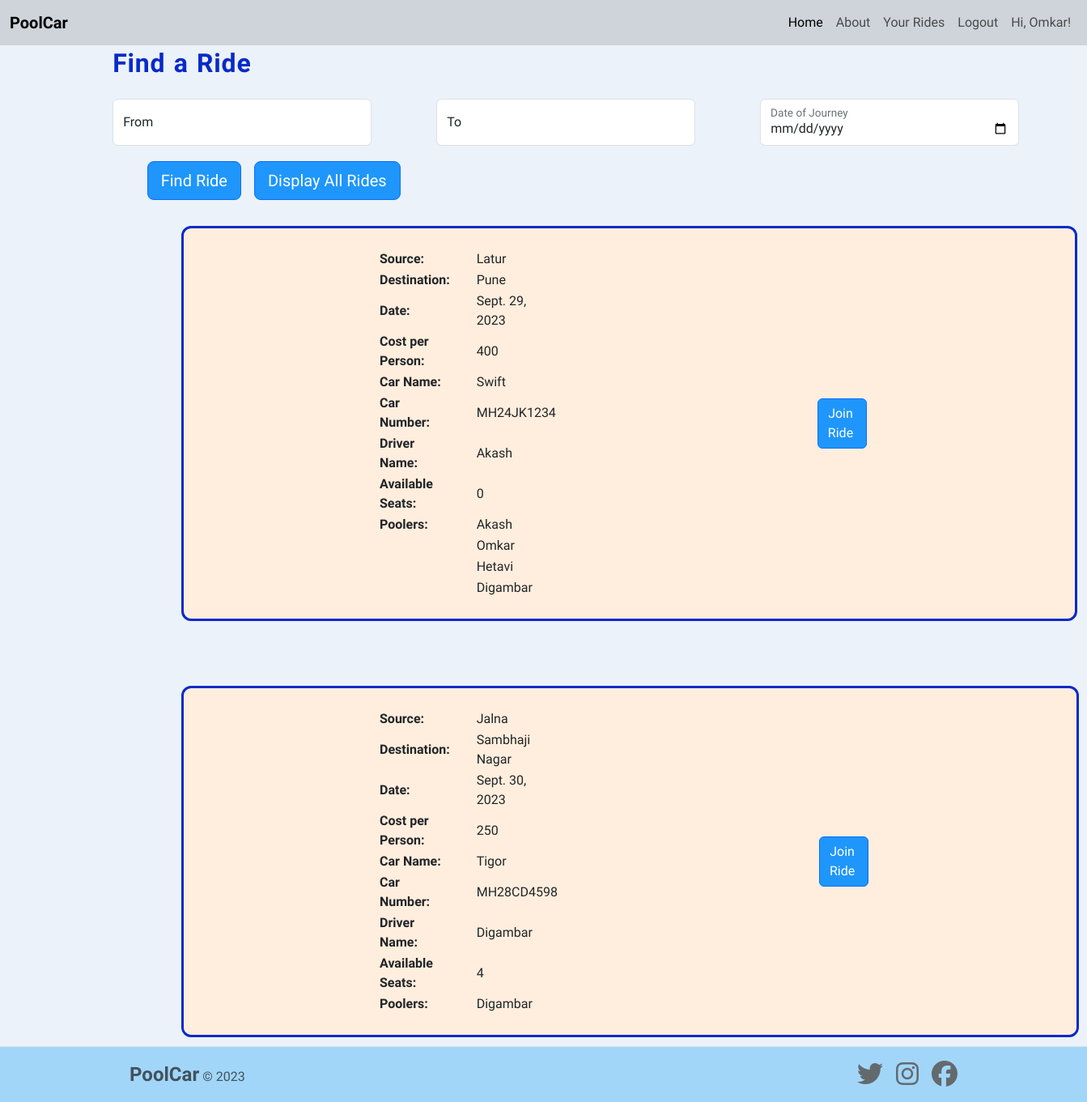
Screenshot of /search/ (signed in) with the database file from the repository.
### pool_car/models.py (models this page shows, shortened)
class Ride(models.Model):
    publisher = models.ForeignKey(
        Profile, on_delete=models.CASCADE, related_name='rides')
    journey_details = models.ForeignKey(Journey, on_delete=models.CASCADE)
    car_details = models.ForeignKey(Car, on_delete=models.CASCADE)
    driver_details = models.ForeignKey(Driver, on_delete=models.CASCADE)
    poolers = models.ManyToManyField(Profile)

class Journey(models.Model):
    source = models.CharField(max_length=100, blank=False)
    destination = models.CharField(max_length=100, blank=False)
    date_of_journey = models.DateField(blank=False)
    number_of_seats = models.IntegerField(blank=False)
    cost_per_person = models.IntegerField(blank=False)

class Car(models.Model):
    car_name = models.CharField(max_length=100, blank=False)
    vehicle_number = models.CharField(max_length=10, blank=False)

class Driver(models.Model):
    driver_name = models.CharField(max_length=100, blank=False)
    driver_licence_number = models.CharField(max_length=16, blank=False)

class Profile(models.Model):
    user = models.ForeignKey(
        User, on_delete=models.CASCADE)

### pool_car/views.py (the view)
# urls.py: path("search/", views.search, name="search-page"),
def search(request):
    user = request.user
    rides = Ride.objects.exclude(publisher__user__username=user.username)
    return render(request, "pool_car/search.html", {
        'rides': rides,
    })

### pool_car/templates/pool_car/search.html (shortened to what this page needs)
{% extends 'base.html' %}
{% load static %}
{% block css_files %}
<link rel="stylesheet" href="{% static 'pool_car/search.css' %}">
{% endblock css_files %}
{% block content %}
<div class="publish-page">
    <h2 class="publish-heading">Find a Ride</h2>
    <form class="form-floating" action="{% url 'filter-page' %}" method=GET>
    <div class="publish-form">
        <div class="form-sections">
            <div class="form-floating">
                <input type="text" class="form-control" id="source" name="source" placeholder="Source">
                <label for="source">From</label>
            </div>
            <div class="form-floating">
                <input type="text" class="form-control" id="destination" name="destination" placeholder="Destination">
                <label for="destination">To</label>
            </div>
            <div class="form-floating">
                <input type="date" class="form-control" id="journey-date" name="journey-date" placeholder="Journey Date">
                <label for="journey-date">Date of Journey</label>
            </div>
        </div>
    </div>
    <div class="publish-button-div d-flex justify-content-lg-center" style="padding-bottom: 2rem;">
            <div>
                <button class="main-btn find-btn btn btn-lg btn-primary">
                    <a style="color : white ; text-decoration:none;">Find Ride</a>
                </button>
            </div>
            <div>
                <button class="main-btn find-btn btn btn-lg btn-primary" style="align: left">
                    <a style="color : white ; text-decoration:none;">Display All Rides</a>
                </button>
            </div>
    </div>
</div>
{% if not rides %}
<h1 style="color: red; letter-spacing: 0.03rem; padding-bottom: 0.5rem; margin-left: 7rem;">Sorry! No Rides to Show.
</h1>
{% else %}
{% for ride in rides %}
<ul style="margin-left: 7rem; display:flex; list-style-type: none; margin-bottom: 5rem;">
    <li
        style="background: #ffeedd; padding-top:0; padding-left: 15rem; padding-right: 15rem; border-radius: 12px; border: solid #072ac8;">
        <div style="display:flex;">
            <table>
                <tr>
                    <td>
                        <div style="padding-right: 20rem; align:left;">
                            <table>
                                <tr>
                                    <td style="font-weight: bold; padding-right: 2rem;">
                                        Source:
                                    </td>
                                    <td>
                                        {{ ride.journey_details.source }}
                                    </td>
                                </tr>
                                <tr>
                                    <td style="font-weight: bold; padding-right: 2rem;">
                                        Destination:
                                    </td>
                                    <td>
                                        {{ ride.journey_details.destination }}
                                    </td>
                                </tr>
                                <tr>
                                    <td style="font-weight: bold; padding-right: 2rem;">
                                        Date:
                                    </td>
                                    <td>
                                        {{ ride.journey_details.date_of_journey }}
                                    </td>
                                </tr>
                                <tr>
                                    <td style="font-weight: bold; padding-right: 2rem;">
                                        Cost per Person:
                                    </td>
                                    <td>
                                        {{ ride.journey_details.cost_per_person }}
                                    </td>
                                <tr>
                                    <br>
                                <tr>
                                    <td style="font-weight: bold; padding-right: 2rem;">
                                        Car Name:
                                    </td>
                                    <td>
                                        {{ ride.car_details.car_name }}
                                    </td>
                                </tr>
                                <tr>
                                    <td style="font-weight: bold; padding-right: 2rem;">
                                        Car Number:
                                    </td>
                                    <td>
                                        {{ ride.car_details.vehicle_number }}
                                    </td>
                                </tr>
                                <tr>
                                    <td style="font-weight: bold; padding-right: 2rem;">
                                        Driver Name:
                                    </td>
                                    <td>
                                        {{ ride.driver_details.driver_name }}
                                    </td>
                                </tr>
                                <tr>
                                    <td style="font-weight: bold; padding-right: 2rem;">
                                        Available Seats:
                                    </td>
                                    <td>
                                        {{ ride.journey_details.number_of_seats }}
                                    </td>
                                </tr>
                                <tr>
                                    <td style="font-weight: bold; padding-right: 2rem;">
                                        Poolers:
                                    </td>
                                    <td>
                                    {{ ride.publisher.user.username | title }}
                                    </td>
                                    {% for pooler in ride.poolers.all %}
                                    {% if ride.publisher.user.username != pooler.user.username %}
                                    <tr>
                                    <td></td>
                                    <td>
                                        {{ pooler.user.username | title }}
                                    </td>
                                    </tr>
                                    {% endif %}
                                    {% endfor %}
                                </tr>
                            </table>
                        </div>
                        <br>
                    </td>
                    <td>
                        <div>
                            {% if user.is_authenticated %}
                            <button class="main-btn publish-btn btn btn-primary">
                                <a style="color : white ; text-decoration:none;" href='{% url 'join-ride' ride.id %}'>
                                    Join Ride</a>
                            </button>
                            {% endif %}
                        </div>
                    </td>
                </tr>
            </table>
        </div>
    </li>
</ul>
{% endfor %}
{% endif %}
{% endblock content %}

### templates/base.html (shortened to what this page needs)
{% load static %}
<!DOCTYPE html>
<html lang="en">
<head>
    <link href="https://cdn.jsdelivr.net/npm/bootstrap@5.3.0-alpha3/dist/css/bootstrap.min.css" rel="stylesheet"
 />
    <link rel="stylesheet" href="static/style.css" />
    {% block css_files %}
    {% endblock css_files %}
</head>
<body>
    <nav class="navbar-custom navbar navbar-expand-lg bg-dark-subtle fixed-top">
        <div class="container-fluid">
            <a class="navbar-brand" href="/">PoolCar</a>
            <div class="collapse navbar-collapse" id="navbarSupportedContent">
                <ul class="navbar-nav ms-auto mb-2 mb-lg-0">
                    <li class="nav-item">
                        <a class="nav-link active" aria-current="page" href="/">Home</a>
                    </li>
                    <li class="nav-item">
                        <a class="nav-link" href="{% url 'about-page' %}">About</a>
                    </li>
                    <li class="nav-item">
                        <a class="nav-link" href="{% url 'published-rides-page' %}">Your Rides</a>
                    </li>
                    {% if user.is_authenticated %}
                        <li class="login-item nav-item">
                            <a class="nav-link" href="{% url 'logout-page' %}">Logout</a>
                        </li>
                        <li class="login-item nav-item">
                            <a class="nav-link" href="">Hi, {{ user.username | title }}!</a>
                        </li>
                    {% endif %}
                </ul>
            </div>
        </div>
    </nav>
    {% block content %}
    {% endblock content %}
    <div class="footer">
        <footer class="d-flex flex-wrap justify-content-between align-items-center border-top fixed-bottom">
            <div class="col-md-4 d-flex align-items-center">
                <span class="mb-3 mb-md-0 text-muted">
                    <span class="footer-brand">PoolCar</span>
                    &copy; 2023
                </span>
            </div>
            <ul class="nav col-md-4 justify-content-end list-unstyled d-flex">
                <li class="ms-3">
                    <a href="#"><i class="footer-icon fa-brands fa-twitter"></i></a>
                </li>
                <li class="ms-3">
                    <a href="#"><i class="footer-icon fa-brands fa-instagram"></i></a>
                </li>
                <li class="ms-3">
                    <a href="#"><i class="footer-icon fa-brands fa-facebook"></i></a>
                </li>
            </ul>
        </footer>
    </div>
</body>
</html>

### static/style.css (style rules this page uses)
body { font-family: "Pathway Extreme", sans-serif; background-color: #ebf2fa; margin: 0; padding: 0; }
.navbar-custom { color: #624cab; display: inline; }
.navbar-brand { font-weight: 700; }
.login-item { font-weight: 500; }
footer { background-color: #a2d6f9; padding-left: 10rem; padding-right: 10rem; padding-bottom: 1rem; padding-top: 1rem; color: #a3bac3; }
.footer-brand { font-weight: bold; font-size: 1.5rem; }
.footer-icon { font-size: 2rem; color: #636a6d; }

### pool_car/static/pool_car/search.css (style rules this page uses)
body { font-family: "Pathway Extreme", sans-serif; background-color: #ebf2fa; margin-left: 5rem; margin-right: 5rem; }
.navbar-custom { color: #624cab; }
.navbar-brand { font-weight: 700; }
.login-item { font-weight: 500; }
.publish-heading { color: #072ac8; letter-spacing: 0.05rem; word-spacing: 0.1rem; padding-bottom: 1rem; font-weight: 900; }
.publish-page { margin-top: 5%; width: 40%; padding-left: 5%; }
.form-sections { display: flex; }
.form-control { width: 20rem; margin-right: 5rem; margin-bottom: 1.2rem; }
.main-btn { background-color: #1e96fc; padding-right: 1rem; margin-right: 1rem; }
.find-btn { padding-left: 1rem; padding-right: 1rem; }
footer { background-color: #a2d6f9; padding-left: 10rem; padding-right: 10rem; padding-bottom: 1rem; padding-top: 1rem; color: #a3bac3; }
.footer-brand { font-weight: bold; font-size: 1.5rem; }
.footer-icon { font-size: 2rem; color: #636a6d; }

### rows the page displays
Ride: journey_details.source "Latur", journey_details.destination "Pune", journey_details.date_of_journey "Sept. 29, 2023", journey_details.cost_per_person "400", car_details.car_name "Swift", car_details.vehicle_number "MH24JK1234", driver_details.driver_name "Akash", journey_details.number_of_seats "0", publisher.user.username "Akash"
Profile: user.username "Omkar"
Profile: user.username "Hetavi"
Profile: user.username "Digambar"
Ride: journey_details.source "Jalna", journey_details.destination "Sambhaji Nagar", journey_details.date_of_journey "Sept. 30, 2023", journey_details.cost_per_person "250", car_details.car_name "Tigor", car_details.vehicle_number "MH28CD4598", driver_details.driver_name "Digambar", journey_details.number_of_seats "4", publisher.user.username "Digambar"

### other values shown
{{ user.username | title }} "Omkar"
